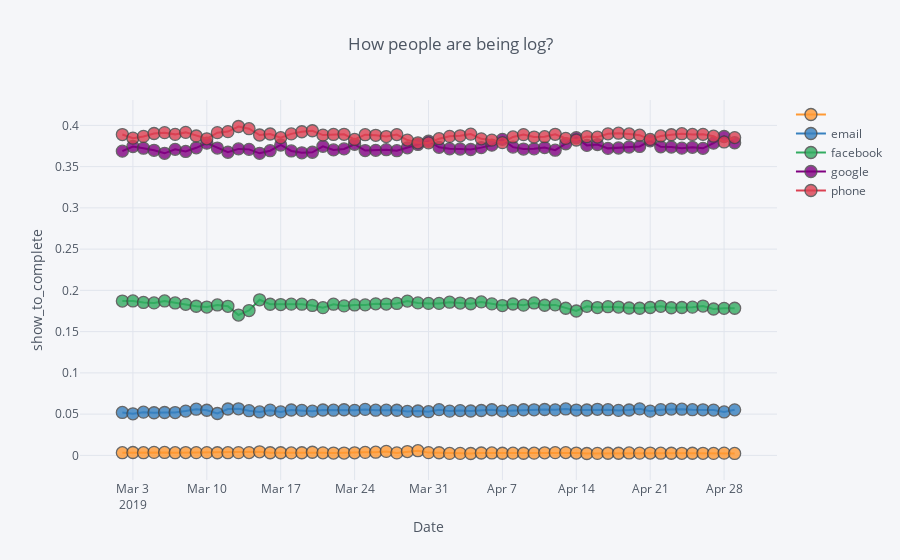

The notebook cell this image was saved under:
### Markdown cell above
## Graph summary : how people are being logged?

### Code cell
# Plot read time as a time series
df_matrix[['date_event_nk', 'perc_by_channel','login_method']].iplot(
                                                y='perc_by_channel', 
                                                mode='lines+markers',
                                                x='date_event_nk',
                                                xTitle='Date', 
                                                yTitle='show_to_complete',
                                                categories = 'login_method',
                                                title='How people are being log?')
